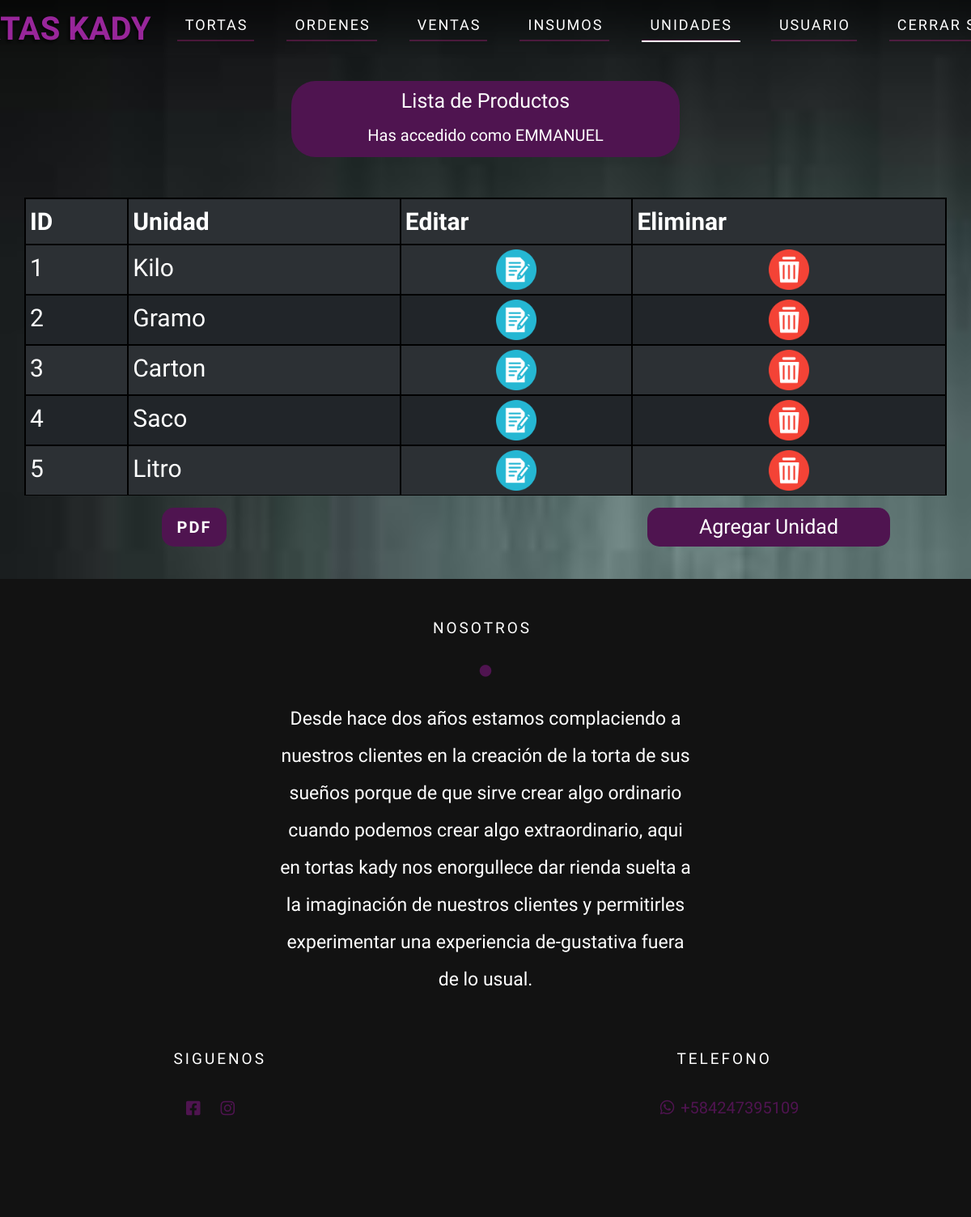
The app's page /Vista/admin/unit.php (signed in) with its own data.
### tables this page shows
CREATE TABLE `unidades` (
  `id_uni` int(10) UNSIGNED NOT NULL COMMENT 'Id de la unidad',
  `des_uni` varchar(50) NOT NULL COMMENT 'Descripción de la unidad',
  `estado` varchar(10) NOT NULL DEFAULT 'A'
);

### Vista/admin/unit.php (the view, shortened to what this page needs)
<?php
require_once "../../Modelo/connect.php";
$usuario = $_SESSION['username'];
$sql_fetch_todos = "SELECT * FROM unidades where estado='A' ORDER BY id_uni ASC";
$query = mysqli_query($conn, $sql_fetch_todos);
?>
<!doctype html>
<html lang="en">
<head>
    <link href="https://cdn.jsdelivr.net/npm/bootstrap@5.2.1/dist/css/bootstrap.min.css" rel="stylesheet">
    <link rel="stylesheet" href="https://cdnjs.cloudflare.com/ajax/libs/font-awesome/5.11.2/css/all.min.css">
    <link rel="stylesheet" href="../css/style.css">
    <link rel="stylesheet" href="../css/header.css">
    <link rel="stylesheet" href="../css/font.css">
</head>
<body>
<header>
        <div class="container">
            <nav class="nav">
                <a href="inicio.html" class="logo">TORTAS KADY</a>
                <ul class="nav-list">
                    <li class="nav-item">
                            <a href="cakes.php" class="nav-link ">Tortas</a>
                        </li>
                        <li class="nav-item">
                            <a href="orders.php" class="nav-link ">Ordenes</a>
                        </li>
                        <li class="nav-item">
                            <a href="sales.php" class="nav-link ">Ventas</a>
                        </li>
                        <li class="nav-item">
                            <a href="supplies.php" class="nav-link ">Insumos</a>
                        </li>
                        <li class="nav-item">
                            <a href="unit.php" class="nav-link active">Unidades</a>
                        </li>
                        <li class="nav-item">
                            <a href="user.php" class="nav-link ">Usuario</a>
                        </li>
                        <li class="nav-item">
                            <a href="../../controlador/logout.php" class="nav-link ">Cerrar Sesión</a>
                        </li>
                    </ul>
            </nav>
        </div>
    </header>
    <div class="containe">
        <h1>Lista de Productos</h1>
        <h2>Has accedido como <?php echo $str = strtoupper($usuario) ?></h2>
    </div>
    <div class="table-product">
        <table class="table table-dark table-striped"  id="table">
            <tr>
                <th scope="col">ID</th>
                <th scope="col">Unidad</th>
                <th scope="col">Editar </th>
                <th scope="col">Eliminar</th>
            </tr>
            <tbody>
            <?php
                while ($row = mysqli_fetch_array($query)) { ?>
                    <tr>
                        <td><?php echo $row['id_uni'] ?></td>
                        <td><?php echo $row['des_uni'] ?></td>
                        <td class="modify"><a name="edit" id="" class="bfix" href="./edit/unit.php?id=<?php echo $row['id_uni'] ?>&unidad=<?php echo $row['des_uni'] ?>" role="button">
                        <img src="../img/editor-de-texto.png" class="edit">
                            </a></td>
                        <td class="delete"><a name="unidad" id="" class="bdelete" href="../../Controlador/delete/unit.php?id=<?php echo $row['id_uni'] ?>" role="button">
                        <img src="../img/eliminar.png" alt="">
                            </a></td>
                    </tr>
                <?php
                } ?>
            </tbody>
        </table>
        <br>
        <div>
        <a name="" id="" class="Addlist" style="float:right" href="./add/unit.php" role="button">Agregar Unidad</a>
        <a href="../pdf/unit.php" class="btn btn-primary" id="esp"><b>PDF</b> </a>
        </div>
    </div>
<footer>
        <div class="container">
            <div class="footer-content">
                <div class="footer-content-about">
                    <h4>Nosotros</h4>
                    <div class="circle">
                        <i class="fas fa-circle"></i>
                    </div>
                    <p>Desde hace dos años estamos complaciendo a nuestros clientes en la creación de la torta de sus sueños porque de que sirve crear algo ordinario cuando podemos crear algo extraordinario, aqui en tortas kady nos enorgullece dar rienda suelta a la imaginación de nuestros clientes y permitirles experimentar una experiencia de-gustativa fuera de lo usual.</p>
                </div>
                <div class="footer-div">
                    <div class="social-media">
                        <h4>Siguenos</h4>
                        <ul class="social-icons">
                            <li>
                                <a href="#"><i class="fab fa-facebook-square"></i></a>
                            </li>
                            <li>
                                <a href="https://www.instagram.com/tortaskady_/"><i class="fab fa-instagram"></i></a>
                            </li>
                        </ul>
                    </div>
                    <div>
                        <h4 class="tlfh4">Telefono</h4>
                        <div class="tlf-n">
                        <span class="social-icons"><i class="fab fa-whatsapp"></i></span>
                        <h5 class="tlf">+584247395109</h5>
                        </div>
                    </div>
                </div>
            </div>
        </div>
    </footer>
</body>
</html>

### Vista/css/style.css (style rules this page uses)
:root { --main--color: #98269a; --color--texto: #4f1450; }
* { padding: 0px; margin: 0px; }
.containe { margin: 0px auto; margin-top: 100px; margin-bottom: 50px; border-radius: 30px; text-align: center; background-color: var(--color--texto); width: 40%; padding-bottom: 10px; color: white; }
.containe h1 { padding: 10px; }
table th, td { border: 2px solid black; padding: 5px; font-size: 30px; }
th { color: white; background-color: var(--color--texto); }
tr { background-color: white; }
tr:nth-child(even) { background-color: #f2f2f2; }
#table { margin: 0px auto; width: 95%; }
.delete { text-align: center; }
.modify { text-align: center; }
.edit { width: 50px; height: 50px; }
.delete .bdelete img { width: 50px; height: 50px; }
.Addlist { width: 300px; font-size: 25px; text-align: center; margin-right: 100px; padding: 5px 30px 5px 30px; margin-bottom: 20px; border-radius: 15px; text-decoration: none; color: white; background-color: var(--color--texto); transition: 0.5s; }

### records on screen
unidades: id_uni "1", des_uni "Kilo"
unidades: id_uni "2", des_uni "Gramo"
unidades: id_uni "3", des_uni "Carton"
unidades: id_uni "4", des_uni "Saco"
unidades: id_uni "5", des_uni "Litro"

### other values on screen
$str = strtoupper($usuario) "EMMANUEL"
